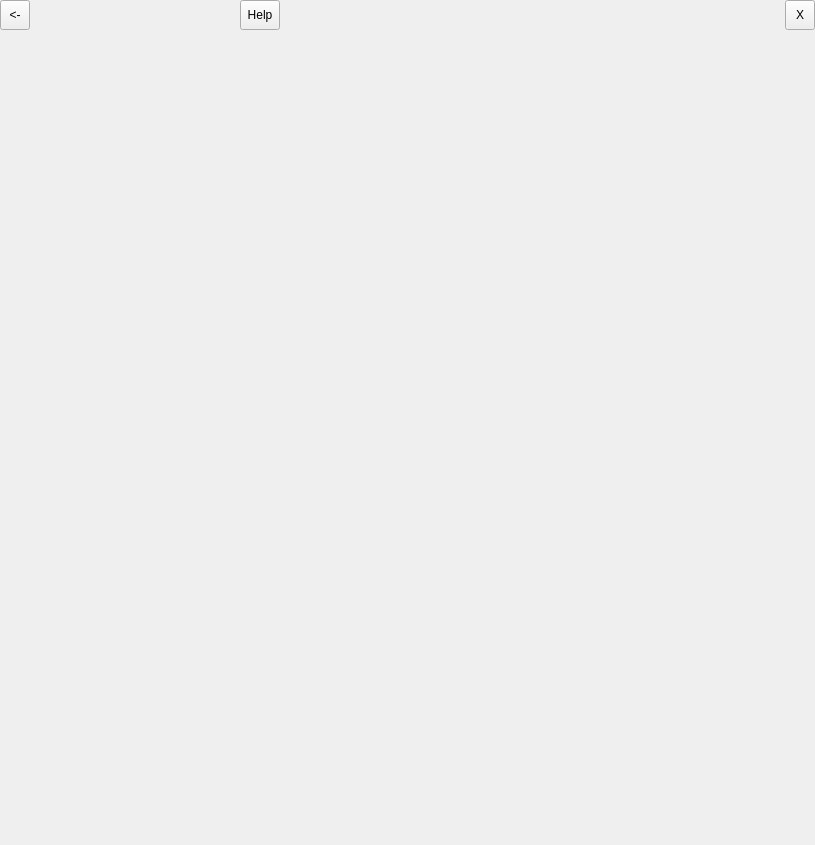
<?xml version="1.0" encoding="UTF-8"?>
<ui version="4.0">
 <class>level_misty</class>
 <widget class="QWidget" name="level_misty">
  <property name="geometry">
   <rect>
    <x>0</x>
    <y>0</y>
    <width>815</width>
    <height>845</height>
   </rect>
  </property>
  <property name="windowTitle">
   <string>Form</string>
  </property>
  <widget class="QToolButton" name="toolButton_back">
   <property name="geometry">
    <rect>
     <x>0</x>
     <y>0</y>
     <width>30</width>
     <height>30</height>
    </rect>
   </property>
   <property name="text">
    <string>&lt;-</string>
   </property>
  </widget>
  <widget class="QToolButton" name="toolButton_help">
   <property name="geometry">
    <rect>
     <x>240</x>
     <y>0</y>
     <width>40</width>
     <height>30</height>
    </rect>
   </property>
   <property name="text">
    <string>Help</string>
   </property>
  </widget>
  <widget class="QToolButton" name="toolButton_close">
   <property name="geometry">
    <rect>
     <x>785</x>
     <y>0</y>
     <width>30</width>
     <height>30</height>
    </rect>
   </property>
   <property name="text">
    <string>X</string>
   </property>
  </widget>
 </widget>
 <resources/>
 <connections/>
</ui>
